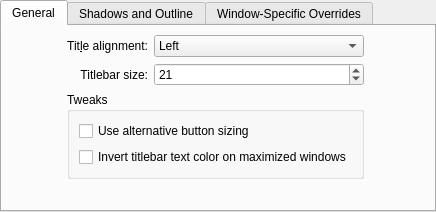
<?xml version="1.0" encoding="UTF-8"?>
<ui version="4.0">
 <class>BreezeConfigurationUI</class>
 <widget class="QWidget" name="BreezeConfigurationUI">
  <property name="geometry">
   <rect>
    <x>0</x>
    <y>0</y>
    <width>436</width>
    <height>212</height>
   </rect>
  </property>
  <layout class="QVBoxLayout" name="verticalLayout">
   <property name="leftMargin">
    <number>0</number>
   </property>
   <property name="topMargin">
    <number>0</number>
   </property>
   <property name="rightMargin">
    <number>0</number>
   </property>
   <property name="bottomMargin">
    <number>0</number>
   </property>
   <item>
    <widget class="QTabWidget" name="tabWidget">
     <property name="currentIndex">
      <number>0</number>
     </property>
     <widget class="QWidget" name="tab">
      <attribute name="title">
       <string>General</string>
      </attribute>
      <layout class="QGridLayout" name="gridLayout_4">
       <item row="7" column="1" colspan="3">
        <layout class="QHBoxLayout" name="horizontalLayout">
         <item>
          <widget class="QWidget" name="hideWidget" native="true">
           <property name="minimumSize">
            <size>
             <width>20</width>
             <height>0</height>
            </size>
           </property>
           <widget class="QCheckBox" name="outlineCloseButton">
            <property name="geometry">
             <rect>
              <x>30</x>
              <y>20</y>
              <width>202</width>
              <height>20</height>
             </rect>
            </property>
            <property name="text">
             <string>Draw a circle around close button</string>
            </property>
           </widget>
           <widget class="QCheckBox" name="drawBackgroundGradient">
            <property name="geometry">
             <rect>
              <x>30</x>
              <y>50</y>
              <width>206</width>
              <height>20</height>
             </rect>
            </property>
            <property name="text">
             <string>Draw titlebar background gradient</string>
            </property>
           </widget>
           <widget class="QComboBox" name="buttonSize">
            <property name="geometry">
             <rect>
              <x>90</x>
              <y>80</y>
              <width>249</width>
              <height>22</height>
             </rect>
            </property>
            <item>
             <property name="text">
              <string>Tiny</string>
             </property>
            </item>
            <item>
             <property name="text">
              <string comment="@item:inlistbox Button size:">Small</string>
             </property>
            </item>
            <item>
             <property name="text">
              <string comment="@item:inlistbox Button size:">Medium</string>
             </property>
            </item>
            <item>
             <property name="text">
              <string comment="@item:inlistbox Button size:">Large</string>
             </property>
            </item>
            <item>
             <property name="text">
              <string comment="@item:inlistbox Button size:">Very Large</string>
             </property>
            </item>
           </widget>
           <widget class="QCheckBox" name="drawBorderOnMaximizedWindows">
            <property name="geometry">
             <rect>
              <x>220</x>
              <y>40</y>
              <width>383</width>
              <height>20</height>
             </rect>
            </property>
            <property name="text">
             <string>Draw border on maximized and tiled windows</string>
            </property>
           </widget>
          </widget>
         </item>
        </layout>
       </item>
       <item row="0" column="3">
        <spacer name="horizontalSpacer">
         <property name="orientation">
          <enum>Qt::Orientation::Horizontal</enum>
         </property>
         <property name="sizeHint" stdset="0">
          <size>
           <width>40</width>
           <height>20</height>
          </size>
         </property>
        </spacer>
       </item>
       <item row="2" column="1">
        <widget class="QLabel" name="label_7">
         <property name="sizePolicy">
          <sizepolicy hsizetype="Preferred" vsizetype="Preferred">
           <horstretch>0</horstretch>
           <verstretch>0</verstretch>
          </sizepolicy>
         </property>
         <property name="text">
          <string>Titlebar size:</string>
         </property>
         <property name="alignment">
          <set>Qt::AlignmentFlag::AlignRight|Qt::AlignmentFlag::AlignTrailing|Qt::AlignmentFlag::AlignVCenter</set>
         </property>
        </widget>
       </item>
       <item row="3" column="1" colspan="2">
        <widget class="QGroupBox" name="groupBox">
         <property name="title">
          <string>Tweaks</string>
         </property>
         <layout class="QVBoxLayout" name="verticalLayout_2">
          <item>
           <widget class="QCheckBox" name="alternativeButtonSizing">
            <property name="text">
             <string>Use alternative button sizing</string>
            </property>
           </widget>
          </item>
          <item>
           <widget class="QCheckBox" name="invertTextColor">
            <property name="text">
             <string>Invert titlebar text color on maximized windows</string>
            </property>
           </widget>
          </item>
         </layout>
        </widget>
       </item>
       <item row="2" column="2">
        <widget class="QSpinBox" name="titlebarSize">
         <property name="minimum">
          <number>17</number>
         </property>
         <property name="maximum">
          <number>100</number>
         </property>
         <property name="value">
          <number>21</number>
         </property>
        </widget>
       </item>
       <item row="4" column="1">
        <spacer name="verticalSpacer">
         <property name="orientation">
          <enum>Qt::Orientation::Vertical</enum>
         </property>
         <property name="sizeHint" stdset="0">
          <size>
           <width>20</width>
           <height>40</height>
          </size>
         </property>
        </spacer>
       </item>
       <item row="0" column="1">
        <widget class="QLabel" name="label_3">
         <property name="sizePolicy">
          <sizepolicy hsizetype="Preferred" vsizetype="Preferred">
           <horstretch>0</horstretch>
           <verstretch>0</verstretch>
          </sizepolicy>
         </property>
         <property name="text">
          <string>Tit&amp;le alignment:</string>
         </property>
         <property name="alignment">
          <set>Qt::AlignmentFlag::AlignRight|Qt::AlignmentFlag::AlignTrailing|Qt::AlignmentFlag::AlignVCenter</set>
         </property>
         <property name="buddy">
          <cstring>titleAlignment</cstring>
         </property>
        </widget>
       </item>
       <item row="0" column="2">
        <widget class="QComboBox" name="titleAlignment">
         <property name="sizePolicy">
          <sizepolicy hsizetype="Expanding" vsizetype="Fixed">
           <horstretch>0</horstretch>
           <verstretch>0</verstretch>
          </sizepolicy>
         </property>
         <item>
          <property name="text">
           <string>Left</string>
          </property>
         </item>
         <item>
          <property name="text">
           <string>Center</string>
          </property>
         </item>
         <item>
          <property name="text">
           <string>Right</string>
          </property>
         </item>
         <item>
          <property name="text">
           <string>Center (Full Width)</string>
          </property>
         </item>
        </widget>
       </item>
       <item row="0" column="0">
        <spacer name="horizontalSpacer_2">
         <property name="orientation">
          <enum>Qt::Orientation::Horizontal</enum>
         </property>
         <property name="sizeHint" stdset="0">
          <size>
           <width>40</width>
           <height>20</height>
          </size>
         </property>
        </spacer>
       </item>
      </layout>
     </widget>
     <widget class="QWidget" name="tab_4">
      <attribute name="title">
       <string>Shadows and Outline</string>
      </attribute>
      <layout class="QGridLayout" name="gridLayout">
       <item row="0" column="0">
        <widget class="QLabel" name="label">
         <property name="text">
          <string>Shadow size:</string>
         </property>
         <property name="alignment">
          <set>Qt::AlignmentFlag::AlignRight|Qt::AlignmentFlag::AlignTrailing|Qt::AlignmentFlag::AlignVCenter</set>
         </property>
         <property name="buddy">
          <cstring>shadowSize</cstring>
         </property>
        </widget>
       </item>
       <item row="0" column="1">
        <widget class="QComboBox" name="shadowSize">
         <item>
          <property name="text">
           <string comment="@item:inlistbox Button size:">None</string>
          </property>
         </item>
         <item>
          <property name="text">
           <string comment="@item:inlistbox Button size:">Small</string>
          </property>
         </item>
         <item>
          <property name="text">
           <string comment="@item:inlistbox Button size:">Medium</string>
          </property>
         </item>
         <item>
          <property name="text">
           <string comment="@item:inlistbox Button size:">Large</string>
          </property>
         </item>
         <item>
          <property name="text">
           <string comment="@item:inlistbox Button size:">Very Large</string>
          </property>
         </item>
        </widget>
       </item>
       <item row="1" column="0">
        <widget class="QLabel" name="label_2">
         <property name="text">
          <string comment="strength of the shadow (from transparent to opaque)">Shadow strength:</string>
         </property>
         <property name="alignment">
          <set>Qt::AlignmentFlag::AlignRight|Qt::AlignmentFlag::AlignTrailing|Qt::AlignmentFlag::AlignVCenter</set>
         </property>
         <property name="buddy">
          <cstring>shadowStrength</cstring>
         </property>
        </widget>
       </item>
       <item row="1" column="1">
        <widget class="QSpinBox" name="shadowStrength">
         <property name="suffix">
          <string>%</string>
         </property>
         <property name="minimum">
          <number>10</number>
         </property>
         <property name="maximum">
          <number>100</number>
         </property>
        </widget>
       </item>
       <item row="1" column="2">
        <spacer name="horizontalSpacer_5">
         <property name="orientation">
          <enum>Qt::Orientation::Horizontal</enum>
         </property>
         <property name="sizeHint" stdset="0">
          <size>
           <width>40</width>
           <height>20</height>
          </size>
         </property>
        </spacer>
       </item>
       <item row="2" column="0">
        <widget class="QLabel" name="label_5">
         <property name="text">
          <string>Shadow color:</string>
         </property>
         <property name="alignment">
          <set>Qt::AlignmentFlag::AlignRight|Qt::AlignmentFlag::AlignTrailing|Qt::AlignmentFlag::AlignVCenter</set>
         </property>
        </widget>
       </item>
       <item row="2" column="1">
        <widget class="KColorButton" name="shadowColor"/>
       </item>
       <item row="3" column="0">
        <widget class="QLabel" name="label_6">
         <property name="text">
          <string comment="outline intensity">Outline intensity:</string>
         </property>
         <property name="alignment">
          <set>Qt::AlignmentFlag::AlignRight|Qt::AlignmentFlag::AlignTrailing|Qt::AlignmentFlag::AlignVCenter</set>
         </property>
         <property name="buddy">
          <cstring>outlineIntensity</cstring>
         </property>
        </widget>
       </item>
       <item row="3" column="1">
        <widget class="QComboBox" name="outlineIntensity">
         <item>
          <property name="text">
           <string comment="@item:inlistbox Outline intensity:">Off</string>
          </property>
         </item>
         <item>
          <property name="text">
           <string comment="@item:inlistbox Outline intensity:">Low</string>
          </property>
         </item>
         <item>
          <property name="text">
           <string comment="@item:inlistbox Outline intensity:">Medium</string>
          </property>
         </item>
         <item>
          <property name="text">
           <string comment="@item:inlistbox Outline intensity:">High</string>
          </property>
         </item>
         <item>
          <property name="text">
           <string comment="@item:inlistbox Outline intensity:">Maximum</string>
          </property>
         </item>
        </widget>
       </item>
       <item row="4" column="0" colspan="3">
        <spacer name="verticalSpacer_3">
         <property name="orientation">
          <enum>Qt::Orientation::Vertical</enum>
         </property>
         <property name="sizeHint" stdset="0">
          <size>
           <width>20</width>
           <height>40</height>
          </size>
         </property>
        </spacer>
       </item>
      </layout>
     </widget>
     <widget class="QWidget" name="tab_3">
      <attribute name="title">
       <string>Window-Specific Overrides</string>
      </attribute>
      <layout class="QVBoxLayout" name="verticalLayout_3">
       <item>
        <widget class="Breeze::ExceptionListWidget" name="exceptions" native="true">
         <property name="sizePolicy">
          <sizepolicy hsizetype="Preferred" vsizetype="Expanding">
           <horstretch>0</horstretch>
           <verstretch>0</verstretch>
          </sizepolicy>
         </property>
        </widget>
       </item>
      </layout>
     </widget>
    </widget>
   </item>
  </layout>
 </widget>
 <customwidgets>
  <customwidget>
   <class>KColorButton</class>
   <extends>QPushButton</extends>
   <header>kcolorbutton.h</header>
  </customwidget>
  <customwidget>
   <class>Breeze::ExceptionListWidget</class>
   <extends>QWidget</extends>
   <header>config/breezeexceptionlistwidget.h</header>
   <container>1</container>
  </customwidget>
 </customwidgets>
 <tabstops>
  <tabstop>tabWidget</tabstop>
  <tabstop>titleAlignment</tabstop>
  <tabstop>shadowSize</tabstop>
  <tabstop>shadowStrength</tabstop>
  <tabstop>shadowColor</tabstop>
 </tabstops>
 <resources/>
 <connections/>
</ui>
